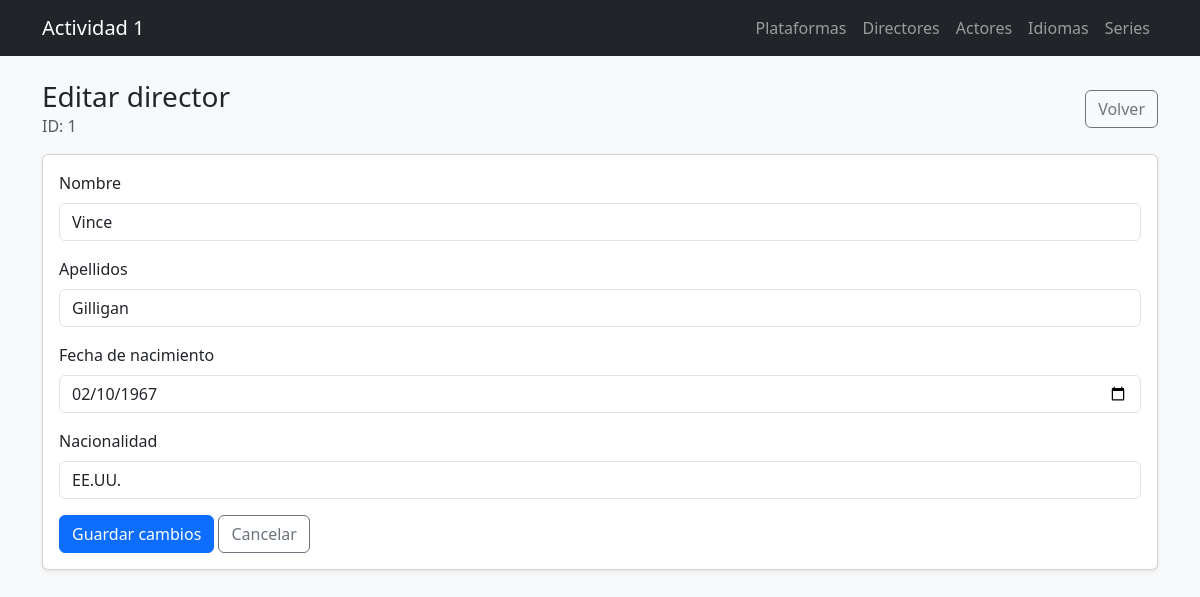
/views/directores/edit.php?id=1, run on the app's committed database.
### tables this page shows
CREATE TABLE directores (
  id INT UNSIGNED AUTO_INCREMENT PRIMARY KEY,
  nombre VARCHAR(100) NOT NULL,
  apellidos VARCHAR(120) NOT NULL,
  fecha_nacimiento DATE NULL,
  nacionalidad VARCHAR(100) NULL,
  created_at DATETIME NOT NULL DEFAULT CURRENT_TIMESTAMP,
  updated_at DATETIME NULL DEFAULT NULL ON UPDATE CURRENT_TIMESTAMP
);

### models/Director.php (called while the page is built, shortened)
<?php
class Director
{
    private $id;
    private $nombre;
    private $apellidos;
    private $fechaNacimiento;
    private $nacionalidad;
    public function __construct($id = null, $nombre = null, $apellidos = null, $fechaNacimiento = null, $nacionalidad = null)
    {
        $this->id = $id;
        $this->nombre = $nombre;
        $this->apellidos = $apellidos;
        $this->fechaNacimiento = $fechaNacimiento;
        $this->nacionalidad = $nacionalidad;
    }
    public function getId() { return $this->id; }
    public function getNombre() { return $this->nombre; }
    public function getApellidos() { return $this->apellidos; }
    public function getFechaNacimiento() { return $this->fechaNacimiento; }
    public function getNacionalidad() { return $this->nacionalidad; }
    private function connect()
    {
        $host = "localhost";
        $db   = "actividad1_backend";
        $user = "root";
        $pass = "";
        $charset = "utf8mb4";
        $dsn = "mysql:host=$host;dbname=$db;charset=$charset";
        return new PDO($dsn, $user, $pass, [
            PDO::ATTR_ERRMODE => PDO::ERRMODE_EXCEPTION
        ]);
    }
    public function getById($id)
    {
        $pdo = $this->connect();
        $stmt = $pdo->prepare("SELECT id, nombre, apellidos, fecha_nacimiento, nacionalidad FROM directores WHERE id = ?");
        $stmt->execute([$id]);
        $row = $stmt->fetch(PDO::FETCH_ASSOC);
        return new Director(
            $row["id"],
            $row["nombre"],
            $row["apellidos"],
            $row["fecha_nacimiento"],
            $row["nacionalidad"]
        );
    }
}

### controllers/DirectorController.php (called while the page is built, shortened)
<?php
require_once __DIR__ . "/../models/Director.php";
class DirectorController
{
    public function getDirector($id)
    {
        $id = Validator::id($id, "id");
        $model = new Director();
        return $model->getById($id);
    }
}

### views/directores/edit.php (the view, shortened to what this page needs)
<?php
require_once __DIR__ . "/../../controllers/DirectorController.php";
$controller = new DirectorController();
$id = (int)$_GET["id"];
$director = $controller->getDirector($id);
$nombre = $director->getNombre();
$apellidos = $director->getApellidos();
$fecha = $director->getFechaNacimiento() ?: "";
$nacionalidad = $director->getNacionalidad() ?:"";
require_once __DIR__ . "/../partials/header.php";
?>
<div class="d-flex justify-content-between align-items-center mb-3">
  <div>
    <h1 class="h3 mb-0">Editar director</h1>
    <div class="text-muted">ID: <?= $director->getId() ?></div>
  </div>
  <a class="btn btn-outline-secondary" href="list.php">Volver</a>
</div>
<div class="card shadow-sm">
  <div class="card-body">
    <form method="post" action="">
      <div class="mb-3">
        <label class="form-label">Nombre</label>
        <input class="form-control" name="nombre" value="<?= htmlspecialchars($nombre) ?>" required autofocus>
      </div>
      <div class="mb-3">
        <label class="form-label">Apellidos</label>
        <input class="form-control" name="apellidos" value="<?= htmlspecialchars($apellidos) ?>" required>
      </div>
      <div class="mb-3">
        <label class="form-label">Fecha de nacimiento</label>
        <input class="form-control" type="date" name="fecha_nacimiento" value="<?= htmlspecialchars($fecha) ?>">
      </div>
      <div class="mb-3">
  <label class="form-label">Nacionalidad</label>
  <input class="form-control" name="nacionalidad" value="<?= htmlspecialchars($nacionalidad) ?>">
</div>
      <button class="btn btn-primary" type="submit">Guardar cambios</button>
      <a class="btn btn-outline-secondary" href="list.php">Cancelar</a>
    </form>
  </div>
</div>
<?php require_once __DIR__ . "/../partials/footer.php"; ?>

### data on the page
directores: id "1", nombre "Vince", apellidos "Gilligan", fecha_nacimiento "02/10/1967", nacionalidad "EE.UU."
